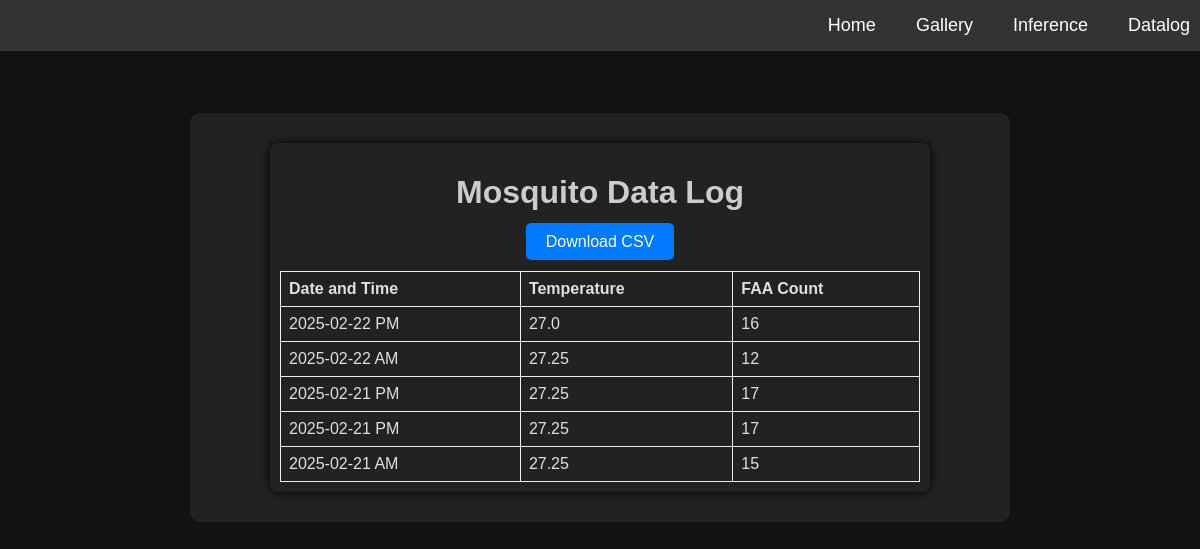
/data-log, run on an earlier commit of the app's database.
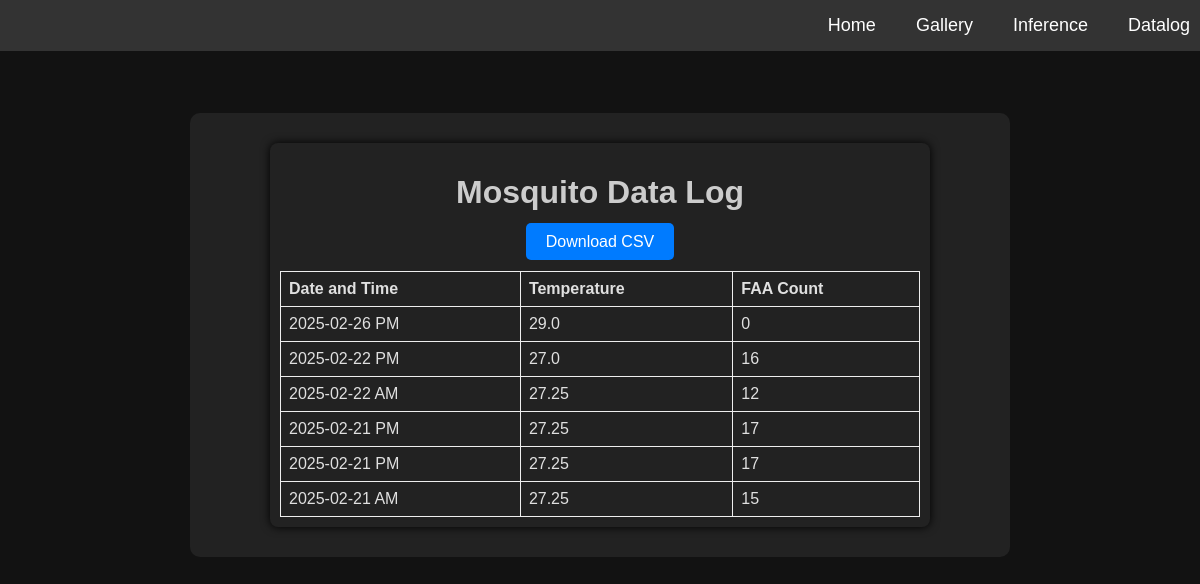
And on a later commit of the database.
### tables this page shows
CREATE TABLE MosquitoData (
    id INTEGER PRIMARY KEY AUTOINCREMENT,
    datetime TEXT NOT NULL,
    faa_count INTEGER,
    temperature REAL
);

### main.py (the view)
@app.route('/data-log')
def data_log():
    conn = sqlite3.connect(DATABASE_PATH)
    cursor = conn.cursor()
    cursor.execute("SELECT datetime, faa_count, temperature FROM MosquitoData ORDER BY datetime DESC")
    data = cursor.fetchall()
    conn.close()
    return render_template('data_log.html', data=data)

### templates/data_log.html
{% extends "base.html" %}
{% block content %}
<div class="container_datalog">
    <h1>Mosquito Data Log</h1>
    <a href="/download-data" class="button" style="margin-bottom: 20px; padding: 10px 20px; background-color: #007BFF; color: white; text-decoration: none; border-radius: 5px;">Download CSV</a>
    <table>
        <tr>
            <th>Date and Time</th>
            <th>Temperature</th>
            <th>FAA Count</th>
        </tr>
        {% for row in data %}
        <tr>
            <td>{{ row[0] }}</td>
            <td>{{ row[2] }}</td>
            <td>{{ row[1] }}</td>
        </tr>
        {% endfor %}
    </table>
</div>
{% endblock %}

### templates/base.html (shortened to what this page needs)
<!DOCTYPE html>
<html lang="en">
    <head>
        <link rel="stylesheet" href="/static/styles.css">
    </head>
<body>
<header>
    <a href="/">Home</a>
    <a href="/gallery">Gallery</a>
    <a href="/inference_output">Inference</a>
    <a href="/data-log">Datalog</a>
</header>
<div class="full-height">
    <div class="container">
        {% block content %}{% endblock %}
    </div>
</div>
</body>
</html>

### static/styles.css (style rules this page uses)
body { margin: 0; padding: 0; padding-top: 100px; background-color: #121212; font-family: Arial, sans-serif; color: #e0e0e0; height: 100%; overflow: auto; }
header { background-color: #333; padding: 5px 10px; color: white; display: flex; justify-content: flex-end; align-items: center; width: 100%; position: fixed; top: 0; z-index: 1050; }
header a { color: white; font-size: 18px; text-decoration: none; padding: 10px 15px; margin: 0 5px; background-color: transparent; display: inline-block; }
.container { background-color: #222; padding: 10px; margin: auto; margin-top: 3px; border-radius: 10px; width: 80%; max-width: 800px; text-align: center; position: relative; z-index: 100; }
h1, h2, h3, p { color: #ccc; }
.full-height { padding: 10px; margin: 0 auto; display: flex; flex-direction: column; justify-content: center; align-items: center; height: auto; }
table { width: 100%; margin-top: 20px; border-collapse: collapse; }
table, th, td { border: 1px solid #eee; }
th, td { padding: 8px; text-align: left; }
.container_datalog { width: 80%; margin: 20px auto; padding: 10px; background-color: #222; border-radius: 8px; box-shadow: 0 0 10px #000; text-align: center; }

What changed in the data, as far as the page shows it:
added MosquitoData: datetime "2025-02-26 PM", temperature "29.0", faa_count "0"
